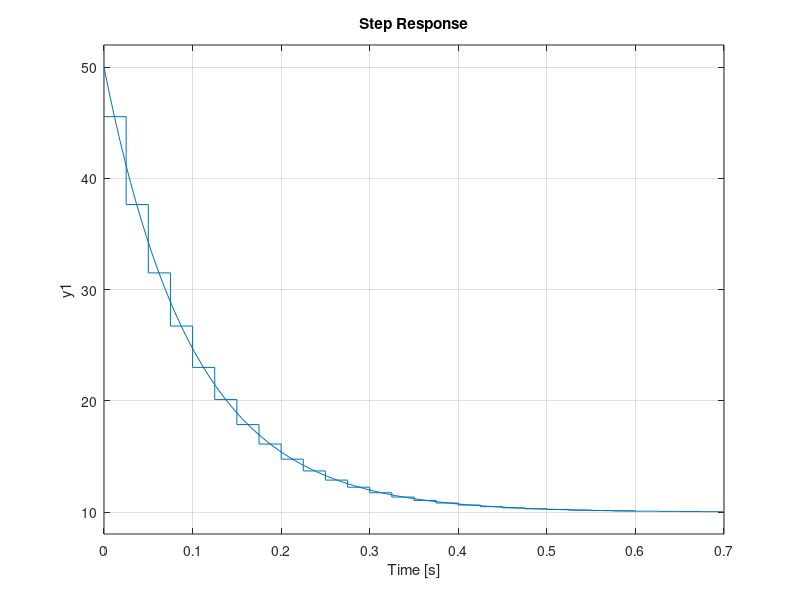

The MATLAB script that drew this image:
clc;clear all; format compact; close all;
s=tf('s');
Dc = 10*(s/2+1)/(s/10+1)
Ts = 0.025;
Dz = c2d(Dc,Ts,'tustin');
[num,den]=tfdata(Dz);
Dz = tf(num,den,Ts,"Variable","z^-1")
figure(1)
step(Dc);
hold on;
step(Dz);